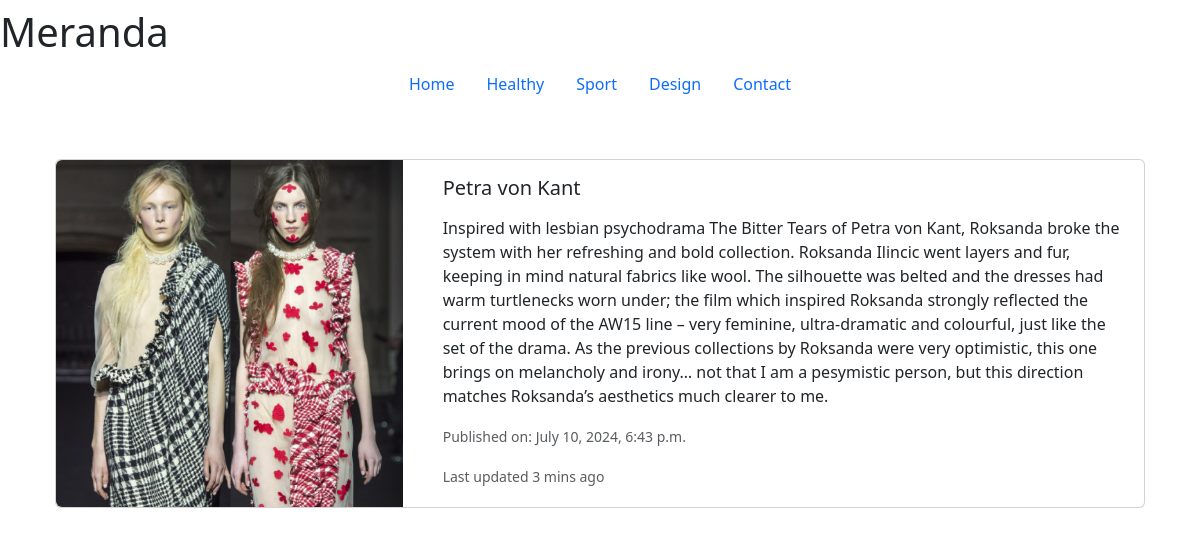
Screenshot of /design/2/ with the database file from the repository.
### meranda/models.py (models this page shows, shortened)
class Design(models.Model):
    category = models.ForeignKey(Category, on_delete=models.CASCADE, related_name='designs', verbose_name='Category')
    title = models.CharField(max_length=100, verbose_name='Title')
    description = models.TextField(verbose_name='Description')
    created_at = models.DateTimeField(auto_now_add=True, verbose_name='Created At')
    img = models.ImageField(upload_to='designs/', verbose_name='Image')
    class Meta:
        ordering = ['-created_at']
        verbose_name_plural = 'Designs'

### meranda/views.py (the view)
# urls.py: path('design/<int:pk>/', views.DesignDetailView.as_view(), name='design-detail'),
class DesignDetailView(DetailView):
    model = Design
    template_name = 'meranda/design_detail.html'

### meranda/templates/meranda/design_detail.html (shortened to what this page needs)
<!DOCTYPE html>
<html lang="en">
<head>
  <link href="https://cdn.jsdelivr.net/npm/bootstrap@5.3.3/dist/css/bootstrap.min.css" rel="stylesheet">
</head>
<body>
  <div>
    <header>
      <div><h1>Meranda</h1></div>
      <ul class="nav justify-content-center">
        <li class="nav-item">
          <a class="nav-link" href="{% url 'category-list' %}">Home</a>
        </li>
        <li class="nav-item">
          <a class="nav-link active" aria-current="page" href="{% url 'healthy-list' %}">Healthy</a>
        </li>
        <li class="nav-item">
          <a class="nav-link" href="{% url 'sport-list' %}">Sport</a>
        </li>
        <li class="nav-item">
          <a class="nav-link" href="{% url 'design-list' %}">Design</a>
        </li>
        <li class="nav-item">
          <a class="nav-link" href="{% url 'index' %}">Contact</a>
        </li>
      </ul>
    </header>
  </div>
  <div class="card mb-3" style="margin: 55px;">
    <div class="row no-gutters">
      <div class="col-md-4" style="text-align: center;">
        <img src="{{ object.img.url }}" class="img-fluid rounded-start" alt="{{ object.title }}">
      </div>
      <div class="col-md-8">
        <div class="card-body">
          <h5 class="card-title">{{ object.title }}</h5>
          <p class="card-text">{{ object.description  }}</p>
          <p class="card-text"><small class="text-muted">Published on: {{ object.created_at }}</small></p>
          <p class="card-text"><small class="text-body-secondary">Last updated 3 mins ago</small></p>
        </div>
      </div>
    </div>
  </div>
</body>
</html>

### rows the page displays
Design: img (picture), title "Petra von Kant", description "Inspired with lesbian psychodrama The Bitter Tears of Petra von Kant, Roksanda broke the system with her refreshing and bold collection. Roksanda Ilincic went layers and fur, keeping in mind natural fabrics like wool. The silhouette was belted and the dresses had warm turtlenecks worn under; the film which inspired Roksanda strongly reflected the current mood of the AW15 line – very feminine, ultra-dramatic and colourful, just like the set of the drama. As the previous collections by Roksanda were very optimistic, this one brings on melancholy and irony… not that I am a pesymistic person, but this direction matches Roksanda’s aesthetics much clearer to me.", created_at "July 10, 2024, 6:43 p.m."
